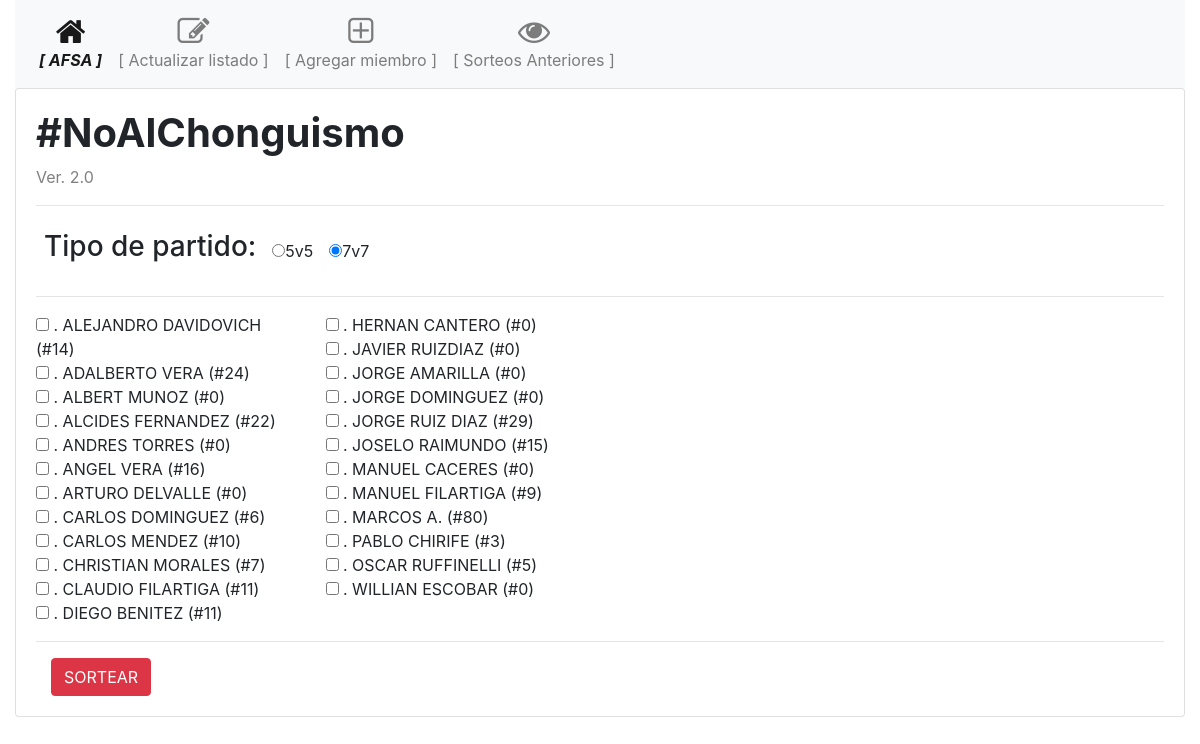
/index, run on the app's committed database.
### models.py (models this page shows, shortened)
class Jugador(db.Model):
    id = db.Column(db.Integer, primary_key=True)
    nombre = db.Column(db.String(100), nullable=False)
    numero_camiseta = db.Column(db.Integer)
    date = db.Column(db.Date, nullable=False)

### routes.py (the view)
@app.route('/')
@app.route('/index', methods=['GET', 'POST'])
def index():
    jugadores = Jugador.query.all()
    form = forms.SortearForm()
    return render_template('home.html', jugadores=jugadores, form=form)

### forms.py
class SortearForm(FlaskForm):
    lista = []
    submit = SubmitField('SORTEAR')

### templates/home.html (shortened to what this page needs)
{% extends "base.html" %}
{% block main %}
<form action="{{ url_for('sorteo') }}" method="post">
    <div>
        <div class="d-flex flex-rowd-flex align-items-center">
            <div class="p-2"><h3>Tipo de partido:</h3></div>
            <div class="p-2"><input type="radio" name="tipo_juego" id="option1" value="5"><span>5v5</span></div>
            <div class="p-2"><input type="radio" name="tipo_juego" id="option2" value="7" checked><span>7v7</span></div>
        </div>
        <hr>
        <div class="row">
            {% for players in jugadores | slice(2) %}
            <div class="col-sm-3">
                {% for jugador in players %}
                    <input type="checkbox" value="{{ jugador.id }}" name='lista_presentes'> . {{ jugador.nombre }} (#{{ jugador.numero_camiseta }})
                    <br>
                {% endfor%}
            </div>
            {% endfor%}
        </div>
        <hr>
        <div class="col">
            {{ form.submit(class="btn btn-danger") }}
        </div>
    </div>
</form>
{% endblock %}

### data on the page
Jugador: nombre "ALEJANDRO DAVIDOVICH", numero_camiseta "14"
Jugador: nombre "ADALBERTO VERA", numero_camiseta "24"
Jugador: nombre "ALBERT MUNOZ", numero_camiseta "0"
Jugador: nombre "ALCIDES FERNANDEZ", numero_camiseta "22"
Jugador: nombre "ANDRES TORRES", numero_camiseta "0"
Jugador: nombre "ANGEL VERA", numero_camiseta "16"
Jugador: nombre "ARTURO DELVALLE", numero_camiseta "0"
Jugador: nombre "CARLOS DOMINGUEZ", numero_camiseta "6"
Jugador: nombre "CARLOS MENDEZ", numero_camiseta "10"
Jugador: nombre "CHRISTIAN MORALES", numero_camiseta "7"
Jugador: nombre "CLAUDIO FILARTIGA", numero_camiseta "11"
Jugador: nombre "DIEGO BENITEZ", numero_camiseta "11"
Jugador: nombre "HERNAN CANTERO", numero_camiseta "0"
Jugador: nombre "JAVIER RUIZDIAZ", numero_camiseta "0"
Jugador: nombre "JORGE AMARILLA", numero_camiseta "0"
Jugador: nombre "JORGE DOMINGUEZ", numero_camiseta "0"
Jugador: nombre "JORGE RUIZ DIAZ", numero_camiseta "29"
Jugador: nombre "JOSELO RAIMUNDO", numero_camiseta "15"
Jugador: nombre "MANUEL CACERES", numero_camiseta "0"
Jugador: nombre "MANUEL FILARTIGA", numero_camiseta "9"
Jugador: nombre "MARCOS A.", numero_camiseta "80"
Jugador: nombre "PABLO CHIRIFE", numero_camiseta "3"
Jugador: nombre "OSCAR RUFFINELLI", numero_camiseta "5"
Jugador: nombre "WILLIAN ESCOBAR", numero_camiseta "0"
